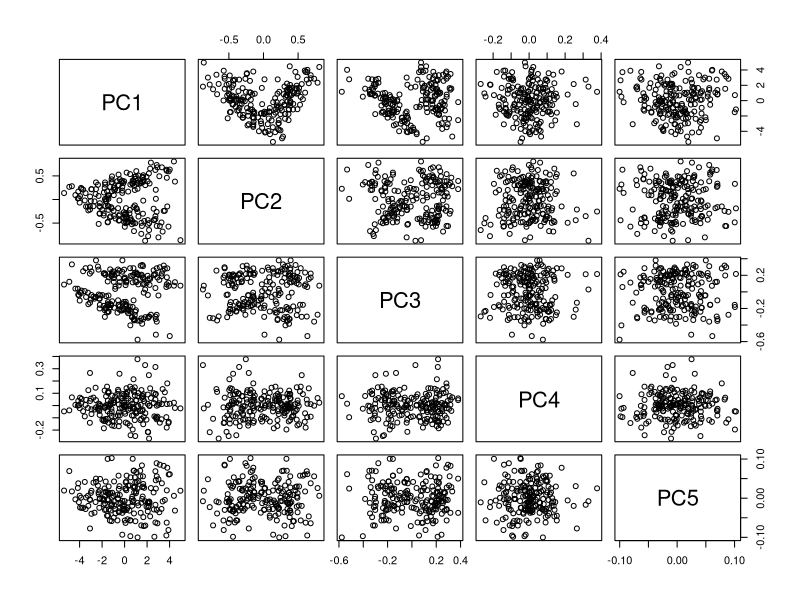

Source code (R): (Note: this script raises an error after producing the figure.)
## ---- chunk 1
knitr::opts_chunk$set(echo = TRUE)
## ---- chunk 2
wts18 <- ChickWeight$weight[which(ChickWeight$Time == 18)]
min(wts18)
max(wts18)
mean(wts18)
sd(wts18)
## ---- chunk 3
wts18 <- ChickWeight$weight[which(ChickWeight$Time == 18)]
quantile(wts18)
quantile(wts18, probs = seq(0, 1, 0.1))

## ---- chunk 4
minWt <- min(wts18)
maxWt <- max(wts18)
meanWt <- mean(wts18)
sdWt <- sd(wts18)
pMin <- pnorm(q = minWt, mean = meanWt, sd = sdWt)
pMin
qnorm(mean = meanWt, sd = sdWt, p = seq(0, 1, 0.1))
## ---- chunk 5
qnorm(p = 0.025, mean = 0, sd = 1)
qnorm(p = 0.975, mean = 0, sd = 1)
## ---- chunk 6
library(MASS)
whiteModel <- lm(Gas ~ Temp * Insul, data = whiteside)
summary(whiteModel)
## ---- chunk 7

#zeroInsulin <- as.numeric(PimaIndiansDiabetes$insulin == 0)
#diabetic <- as.numeric(PimaIndiansDiabetes$diabetes == "pos")
#cTable <- table(zeroInsulin, diabetic)
#cTable

## ---- chunk 8
library(MASS)

cor(whiteside$Temp, whiteside$Gas)
whitesideLinearModel <- lm(Gas ~ Temp, data = whiteside)
coef(whitesideLinearModel)
## ---- chunk 9
str(crabs)
prinComp <- prcomp(crabs[, 4:8], center = TRUE, scale = TRUE)
summary(prinComp)
pcaDF <- as.data.frame(prinComp$x)
plot(pcaDF)
sex <- crabs$sex
sp <- crabs$sp
crabTypeMB <- as.numeric((sex == "M") & (sp == "B"))
crabTypeFO <- as.numeric((sex == "F") & (sp == "O"))
crabTypeMO <- as.numeric((sex == "M") & (sp == "O"))
dummyDF <- data.frame(crabTypeMB = crabTypeMB,
crabTypeFO = crabTypeFO,
crabTypeMO = crabTypeMO)
cor(dummyDF)
crabs2 <- crabs[, 4:8]
crabs2 <- cbind.data.frame(crabs2, dummyDF)
prinComp2 <- prcomp(crabs2, center = TRUE, scale = TRUE)
## ---- chunk 10
dayInYear <- seq(1, 365, 1)
dates <- as.Date("2017-01-01") + dayInYear - 1
dates[1:10]
dates[360:365]
as.Date("2017-05-23") - as.Date("2017-02-19")
min(dates)
max(dates)
median(dates)
scheduleFrame <- data.frame(dayInYear = dayInYear, date = dates)
scheduleFrame$dayOfWeek <- weekdays(scheduleFrame$date)
scheduleFrame$month <- months(scheduleFrame$date)
scheduleFrame$quarter <- quarters(scheduleFrame$date)
str(scheduleFrame)
write.csv(scheduleFrame, "scheduleFrame.csv", row.names = FALSE)
scheduleFrame2 <- read.csv("scheduleFrame.csv")
str(scheduleFrame2, vec.len = 2)
